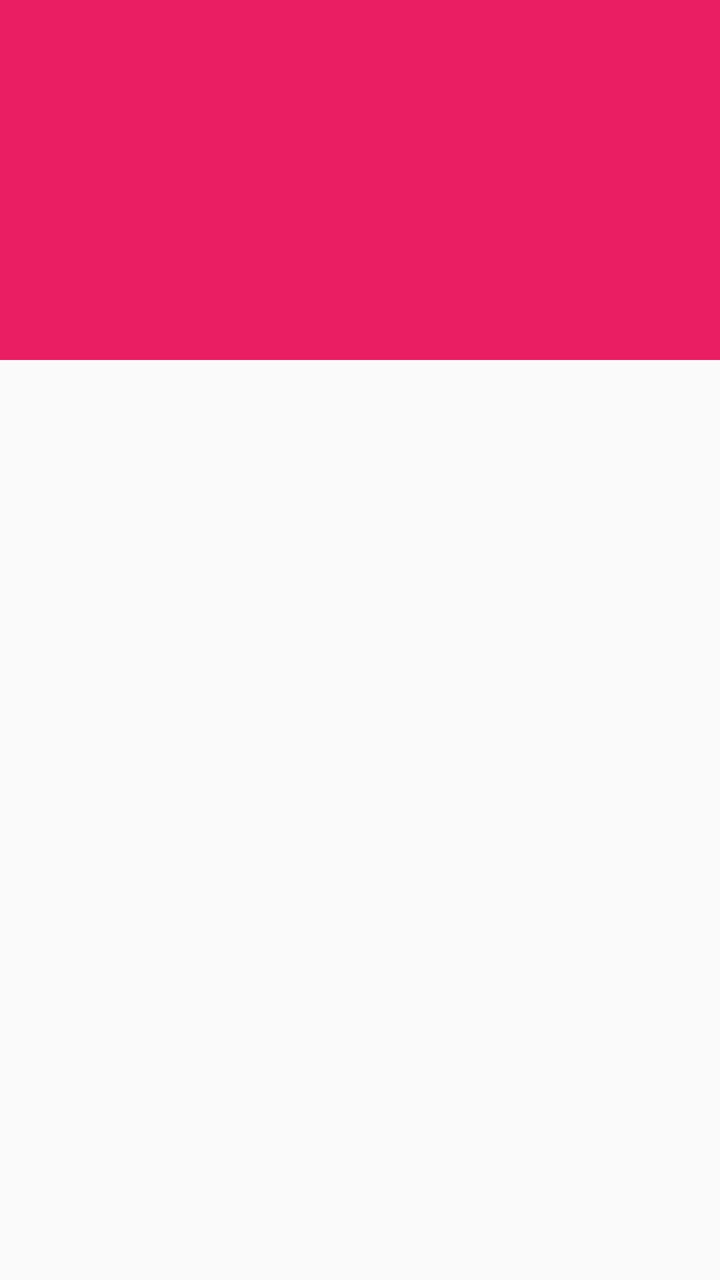
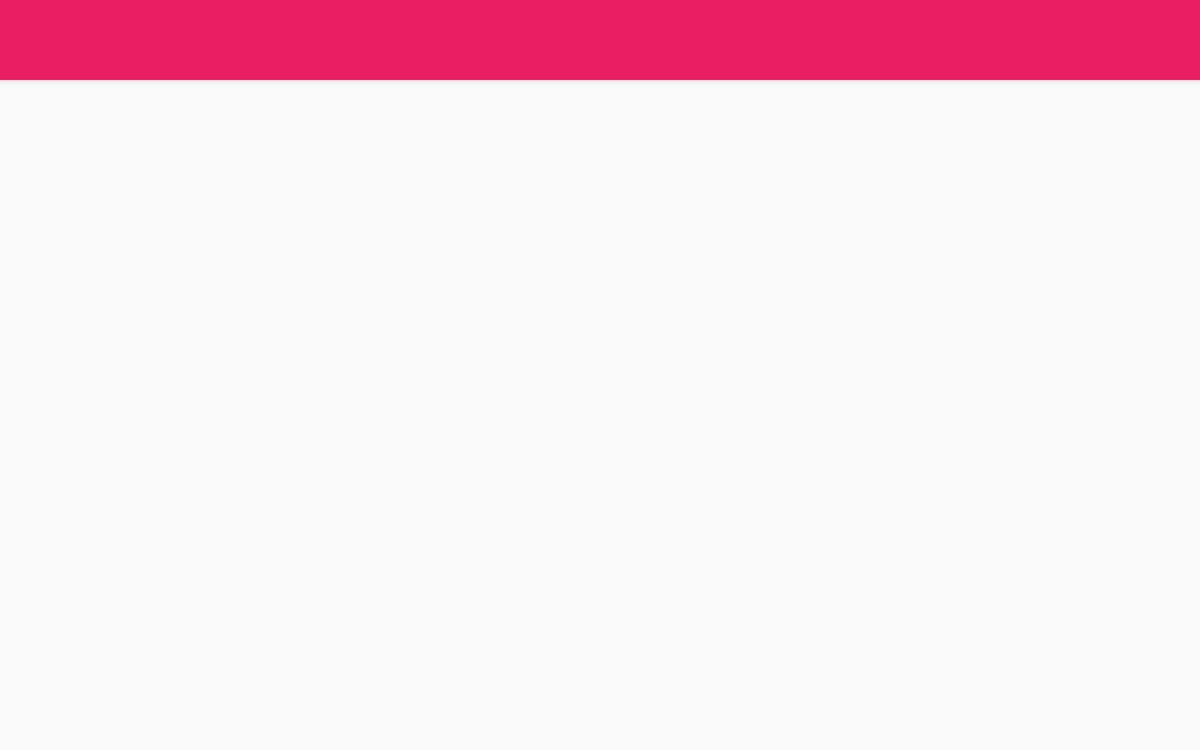

Compare how this app lays out the same screen by default and in its alternative resource folder. The renders come first, then the two layout files and the values they reference.
<!-- AndroidManifest.xml: application theme AppTheme -->
<!-- res/layout/activity_recipe_detail.xml -->
<?xml version="1.0" encoding="utf-8"?>
<android.support.design.widget.CoordinatorLayout
    xmlns:android="http://schemas.android.com/apk/res/android"
    xmlns:app="http://schemas.android.com/apk/res-auto"
    xmlns:tools="http://schemas.android.com/tools"
    android:id="@+id/phone_detail_main_layout"
    android:backgroundTint="@color/backgroundColor"
    android:layout_width="match_parent"
    android:layout_height="match_parent"
    android:fitsSystemWindows="true">

    <android.support.design.widget.AppBarLayout
        android:id="@+id/appbar"
        android:layout_width="match_parent"
        android:layout_height="@dimen/detail_view_toolbar_image"
        android:fitsSystemWindows="true"
        android:theme="@style/ThemeOverlay.AppCompat.Dark.ActionBar">

        <android.support.design.widget.CollapsingToolbarLayout
            android:id="@+id/collapsing_toolbar"
            android:layout_width="match_parent"
            android:layout_height="match_parent"
            android:fitsSystemWindows="true"
            app:contentScrim="?android:attr/colorPrimary"
            app:expandedTitleMarginEnd="48dp"
            app:expandedTitleMarginStart="16dp"
            app:layout_scrollFlags="scroll|exitUntilCollapsed">

            <ImageView
                android:id="@+id/recipe_detail_image_view"
                android:layout_width="match_parent"
                android:layout_height="match_parent"
                android:fitsSystemWindows="true"
                android:scaleType="fitXY"
                app:layout_collapseMode="parallax"
                tools:src="@mipmap/ic_launcher"
                android:contentDescription="@string/recipe_list_image_description" />

            <android.support.v7.widget.Toolbar
                android:id="@+id/toolbar"
                android:layout_width="match_parent"
                android:layout_height="?android:attr/actionBarSize"
                app:layout_collapseMode="pin"
                app:popupTheme="@style/ThemeOverlay.AppCompat.Light" />

        </android.support.design.widget.CollapsingToolbarLayout>

    </android.support.design.widget.AppBarLayout>

    <FrameLayout
        android:id="@+id/recipe_detail_fragment_container"
        android:layout_width="match_parent"
        android:layout_height="match_parent"
        app:layout_behavior="@string/appbar_scrolling_view_behavior">

    </FrameLayout>

</android.support.design.widget.CoordinatorLayout>
<!-- resources referenced by this layout -->
<resources>
  <color name="backgroundColor">#eeeeee</color>
  <dimen name="detail_view_toolbar_image">180dp</dimen>
  <string name="recipe_list_image_description">This is an Image of the cake made in this recipe</string>
  <style name="AppTheme" parent="Theme.AppCompat.Light.NoActionBar">
          
          <item name="colorPrimary">@color/colorPrimary</item>
          <item name="colorPrimaryDark">@color/colorPrimaryDark</item>
          <item name="colorAccent">@color/colorAccent</item>
      </style>
  <color name="colorPrimary">#E91E63</color>
  <color name="colorPrimaryDark">#C2185B</color>
  <color name="colorAccent">#03a9f4</color>
</resources>
<!-- res/layout-sw600dp-land/activity_recipe_detail.xml (the repository's variant of the layout above) -->
<!-- drawn on a 7-inch tablet turned sideways -->
<?xml version="1.0" encoding="utf-8"?>
<android.support.design.widget.CoordinatorLayout
    xmlns:android="http://schemas.android.com/apk/res/android"
    xmlns:app="http://schemas.android.com/apk/res-auto"
    android:id="@+id/tablet_detail_main_layout"
    android:layout_width="match_parent"
    android:layout_height="match_parent"
    android:backgroundTint="@color/backgroundColor"
    android:fitsSystemWindows="false">

    <android.support.design.widget.AppBarLayout
        android:id="@+id/appbar"
        android:layout_width="match_parent"
        android:layout_height="wrap_content"
        android:theme="@style/ThemeOverlay.AppCompat.Dark.ActionBar"
        android:fitsSystemWindows="true">

        <android.support.v7.widget.Toolbar
            android:id="@+id/toolbar"
            android:layout_width="match_parent"
            android:layout_height="?attr/actionBarSize"
            app:popupTheme="@style/ThemeOverlay.AppCompat.Light"/>

    </android.support.design.widget.AppBarLayout>

    <LinearLayout
        android:id="@+id/detail_activity_tablet_land_layout"
        android:layout_width="match_parent"
        android:layout_height="match_parent"
        android:orientation="horizontal"
        app:layout_behavior="@string/appbar_scrolling_view_behavior"
        android:baselineAligned="false">

        <FrameLayout
            android:id="@+id/recipe_detail_fragment_container"
            android:layout_width="0dp"
            android:layout_height="wrap_content"
            android:layout_weight="1"
            app:layout_behavior="@string/appbar_scrolling_view_behavior">

        </FrameLayout>

        <LinearLayout
            android:layout_width="0dp"
            android:layout_height="match_parent"
            android:layout_weight="1.5"
            android:orientation="vertical">

            <FrameLayout
                android:id="@+id/video_player_container"
                android:layout_width="match_parent"
                android:layout_height="0dp"
                android:layout_weight="2">

            </FrameLayout>

            <FrameLayout
                android:id="@+id/step_description_container"
                android:layout_width="match_parent"
                android:layout_height="0dp"
                android:layout_weight="1"
                android:scaleType="centerInside"
                android:textAlignment="center">

            </FrameLayout>

        </LinearLayout>

    </LinearLayout>

</android.support.design.widget.CoordinatorLayout>
<!-- resources referenced by the variant -->
<!-- as a 7-inch tablet turned sideways resolves them -->
<resources>
  <color name="backgroundColor">#eeeeee</color>
  <style name="AppTheme" parent="Theme.AppCompat.Light.NoActionBar">
          
          <item name="colorPrimary">@color/colorPrimary</item>
          <item name="colorPrimaryDark">@color/colorPrimaryDark</item>
          <item name="colorAccent">@color/colorAccent</item>
      </style>
  <color name="colorPrimary">#E91E63</color>
  <color name="colorPrimaryDark">#C2185B</color>
  <color name="colorAccent">#03a9f4</color>
</resources>
